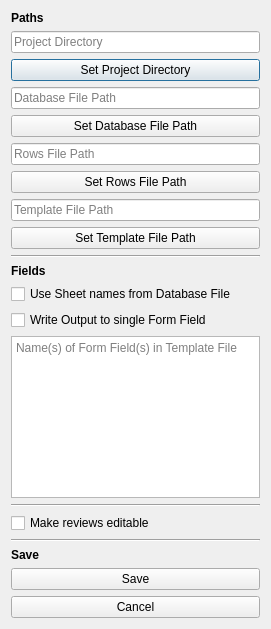
<?xml version="1.0" encoding="UTF-8"?>
<ui version="4.0">
 <class>Dialog</class>
 <widget class="QDialog" name="Dialog">
  <property name="geometry">
   <rect>
    <x>0</x>
    <y>0</y>
    <width>271</width>
    <height>629</height>
   </rect>
  </property>
  <property name="windowTitle">
   <string>Dialog</string>
  </property>
  <property name="windowIcon">
   <iconset>
    <normalon>../logo.ico</normalon>
   </iconset>
  </property>
  <layout class="QVBoxLayout" name="verticalLayout">
   <item>
    <widget class="QLabel" name="label_Paths">
     <property name="font">
      <font>
       <bold>true</bold>
      </font>
     </property>
     <property name="text">
      <string>Paths</string>
     </property>
    </widget>
   </item>
   <item>
    <widget class="QLineEdit" name="lineEdit_project_dir">
     <property name="readOnly">
      <bool>true</bool>
     </property>
     <property name="placeholderText">
      <string>Project Directory</string>
     </property>
    </widget>
   </item>
   <item>
    <widget class="QPushButton" name="pushButton_set_project_dir">
     <property name="text">
      <string>Set Project Directory</string>
     </property>
    </widget>
   </item>
   <item>
    <widget class="QLineEdit" name="lineEdit_db_path">
     <property name="readOnly">
      <bool>true</bool>
     </property>
     <property name="placeholderText">
      <string>Database File Path</string>
     </property>
    </widget>
   </item>
   <item>
    <widget class="QPushButton" name="pushButton_set_db_path">
     <property name="text">
      <string>Set Database File Path</string>
     </property>
    </widget>
   </item>
   <item>
    <widget class="QLineEdit" name="lineEdit_rows_path">
     <property name="readOnly">
      <bool>true</bool>
     </property>
     <property name="placeholderText">
      <string>Rows File Path</string>
     </property>
    </widget>
   </item>
   <item>
    <widget class="QPushButton" name="pushButton_set_rows_path">
     <property name="text">
      <string>Set Rows File Path</string>
     </property>
    </widget>
   </item>
   <item>
    <widget class="QLineEdit" name="lineEdit_template_path">
     <property name="text">
      <string/>
     </property>
     <property name="readOnly">
      <bool>false</bool>
     </property>
     <property name="placeholderText">
      <string>Template File Path</string>
     </property>
    </widget>
   </item>
   <item>
    <widget class="QPushButton" name="pushButton_set_template_path">
     <property name="text">
      <string>Set Template File Path</string>
     </property>
    </widget>
   </item>
   <item>
    <widget class="Line" name="line_after_Paths">
     <property name="orientation">
      <enum>Qt::Orientation::Horizontal</enum>
     </property>
    </widget>
   </item>
   <item>
    <widget class="QLabel" name="label_Fields">
     <property name="font">
      <font>
       <bold>true</bold>
      </font>
     </property>
     <property name="text">
      <string>Fields</string>
     </property>
    </widget>
   </item>
   <item>
    <widget class="QCheckBox" name="checkBox_use_sheet_names">
     <property name="text">
      <string>Use Sheet names from Database File</string>
     </property>
    </widget>
   </item>
   <item>
    <widget class="QCheckBox" name="checkBox_write_to_single_field">
     <property name="text">
      <string>Write Output to single Form Field</string>
     </property>
    </widget>
   </item>
   <item>
    <widget class="QPlainTextEdit" name="plainTextEdit_field_names_payload">
     <property name="enabled">
      <bool>true</bool>
     </property>
     <property name="placeholderText">
      <string>Name(s) of Form Field(s) in Template File</string>
     </property>
    </widget>
   </item>
   <item>
    <widget class="Line" name="line">
     <property name="orientation">
      <enum>Qt::Orientation::Horizontal</enum>
     </property>
    </widget>
   </item>
   <item>
    <widget class="QCheckBox" name="checkBox_review_editable">
     <property name="text">
      <string>Make reviews editable</string>
     </property>
    </widget>
   </item>
   <item>
    <widget class="Line" name="line_2">
     <property name="orientation">
      <enum>Qt::Orientation::Horizontal</enum>
     </property>
    </widget>
   </item>
   <item>
    <widget class="QLabel" name="label_Save">
     <property name="font">
      <font>
       <bold>true</bold>
      </font>
     </property>
     <property name="text">
      <string>Save</string>
     </property>
    </widget>
   </item>
   <item>
    <widget class="QPushButton" name="pushButton_Save">
     <property name="text">
      <string>Save</string>
     </property>
    </widget>
   </item>
   <item>
    <widget class="QPushButton" name="pushButton_Cancel">
     <property name="text">
      <string>Cancel</string>
     </property>
    </widget>
   </item>
  </layout>
 </widget>
 <resources/>
 <connections/>
</ui>
